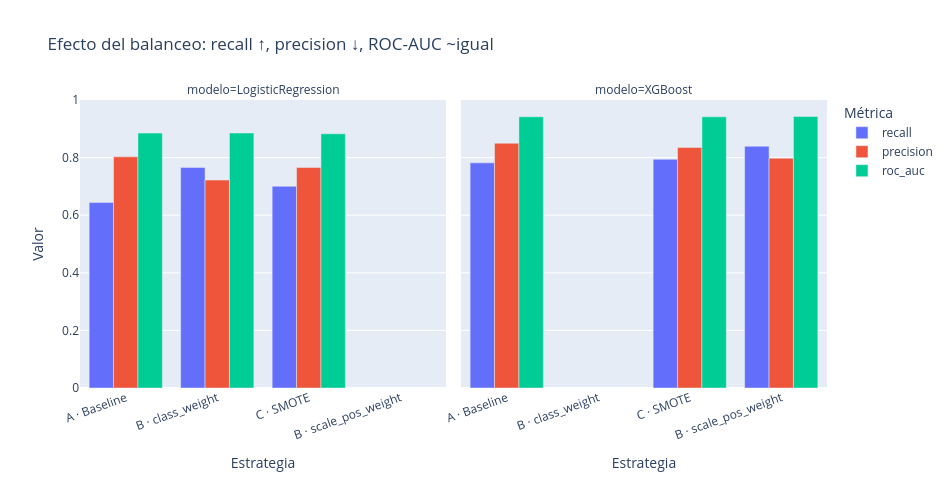

The code cell stored with this chart in its notebook:
### Code cell
# Comparamos recall, precision y roc_auc por estrategia (gráfico agrupado)
df_largo = df_resultados.melt(
    id_vars=['modelo', 'estrategia'],
    value_vars=['recall', 'precision', 'roc_auc'],
    var_name='metrica', value_name='valor',
)

fig = px.bar(
    df_largo,
    x='estrategia',
    y='valor',
    color='metrica',
    barmode='group',
    facet_col='modelo',
    title='Efecto del balanceo: recall ↑, precision ↓, ROC-AUC ~igual',
    labels={'estrategia': 'Estrategia', 'valor': 'Valor', 'metrica': 'Métrica'},
    width=950, height=480,
)
fig.update_yaxes(range=[0, 1])
fig.update_xaxes(tickangle=-20)
fig.show()

### Figure 1 — Plotly figure (JSON) as saved in the notebook; plotly's stock layout.template omitted (floating-point values rounded to 4 significant figures)
{"data": [{"alignmentgroup": "True", "hovertemplate": "Métrica=recall<br>modelo=LogisticRegression<br>Estrategia=%{x}<br>Valor=%{y}<extra></extra>", "legendgroup": "recall", "marker": {"color": "#636efa", "pattern": {"shape": ""}}, "name": "recall", "offsetgroup": "recall", "orientation": "v", "showlegend": true, "textposition": "auto", "type": "bar", "x": ["A · Baseline", "B · class_weight", "C · SMOTE"], "xaxis": "x", "y": [0.6441, 0.766, 0.7004], "yaxis": "y"}, {"alignmentgroup": "True", "hovertemplate": "Métrica=recall<br>modelo=XGBoost<br>Estrategia=%{x}<br>Valor=%{y}<extra></extra>", "legendgroup": "recall", "marker": {"color": "#636efa", "pattern": {"shape": ""}}, "name": "recall", "offsetgroup": "recall", "orientation": "v", "showlegend": false, "textposition": "auto", "type": "bar", "x": ["A · Baseline", "B · scale_pos_weight", "C · SMOTE"], "xaxis": "x2", "y": [0.7818, 0.8395, 0.7939], "yaxis": "y2"}, {"alignmentgroup": "True", "hovertemplate": "Métrica=precision<br>modelo=LogisticRegression<br>Estrategia=%{x}<br>Valor=%{y}<extra></extra>", "legendgroup": "precision", "marker": {"color": "#EF553B", "pattern": {"shape": ""}}, "name": "precision", "offsetgroup": "precision", "orientation": "v", "showlegend": true, "textposition": "auto", "type": "bar", "x": ["A · Baseline", "B · class_weight", "C · SMOTE"], "xaxis": "x", "y": [0.8028, 0.7221, 0.7656], "yaxis": "y"}, {"alignmentgroup": "True", "hovertemplate": "Métrica=precision<br>modelo=XGBoost<br>Estrategia=%{x}<br>Valor=%{y}<extra></extra>", "legendgroup": "precision", "marker": {"color": "#EF553B", "pattern": {"shape": ""}}, "name": "precision", "offsetgroup": "precision", "orientation": "v", "showlegend": false, "textposition": "auto", "type": "bar", "x": ["A · Baseline", "B · scale_pos_weight", "C · SMOTE"], "xaxis": "x2", "y": [0.8499, 0.7981, 0.8354], "yaxis": "y2"}, {"alignmentgroup": "True", "hovertemplate": "Métrica=roc_auc<br>modelo=LogisticRegression<br>Estrategia=%{x}<br>Valor=%{y}<extra></extra>", "legendgroup": "roc_auc", "marker": {"color": "#00cc96", "pattern": {"shape": ""}}, "name": "roc_auc", "offsetgroup": "roc_auc", "orientation": "v", "showlegend": true, "textposition": "auto", "type": "bar", "x": ["A · Baseline", "B · class_weight", "C · SMOTE"], "xaxis": "x", "y": [0.885, 0.8854, 0.8828], "yaxis": "y"}, {"alignmentgroup": "True", "hovertemplate": "Métrica=roc_auc<br>modelo=XGBoost<br>Estrategia=%{x}<br>Valor=%{y}<extra></extra>", "legendgroup": "roc_auc", "marker": {"color": "#00cc96", "pattern": {"shape": ""}}, "name": "roc_auc", "offsetgroup": "roc_auc", "orientation": "v", "showlegend": false, "textposition": "auto", "type": "bar", "x": ["A · Baseline", "B · scale_pos_weight", "C · SMOTE"], "xaxis": "x2", "y": [0.9419, 0.9427, 0.9415], "yaxis": "y2"}], "layout": {"annotations": [{"font": {}, "showarrow": false, "text": "modelo=LogisticRegression", "x": 0.245, "xanchor": "center", "xref": "paper", "y": 1.0, "yanchor": "bottom", "yref": "paper"}, {"font": {}, "showarrow": false, "text": "modelo=XGBoost", "x": 0.755, "xanchor": "center", "xref": "paper", "y": 1.0, "yanchor": "bottom", "yref": "paper"}], "barmode": "group", "height": 480, "legend": {"title": {"text": "Métrica"}, "tracegroupgap": 0}, "title": {"text": "Efecto del balanceo: recall ↑, precision ↓, ROC-AUC ~igual"}, "width": 950, "xaxis": {"anchor": "y", "domain": [0.0, 0.49], "tickangle": -20, "title": {"text": "Estrategia"}}, "xaxis2": {"anchor": "y2", "domain": [0.51, 1.0], "matches": "x", "tickangle": -20, "title": {"text": "Estrategia"}}, "yaxis": {"anchor": "x", "domain": [0.0, 1.0], "range": [0, 1], "title": {"text": "Valor"}}, "yaxis2": {"anchor": "x2", "domain": [0.0, 1.0], "matches": "y", "range": [0, 1], "showticklabels": false}}}
